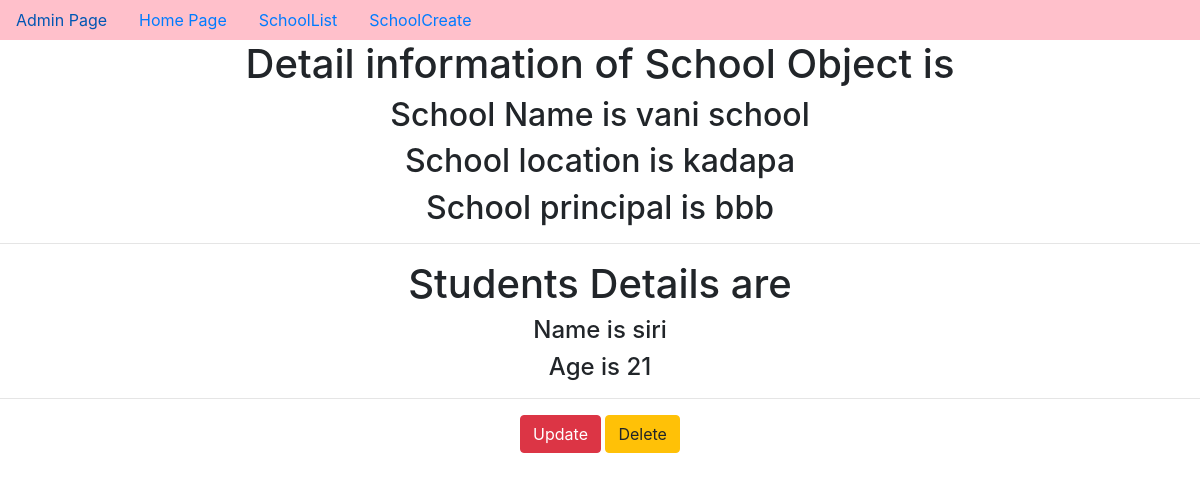
Page /2/ on the committed database.
### app/models.py (models this page shows, shortened)
class School(models.Model):
    name=models.CharField(max_length=100)
    location=models.CharField(max_length=100)
    principal=models.CharField(max_length=100)

class Student(models.Model):
    name=models.CharField(max_length=100)
    age=models.IntegerField()
    school=models.ForeignKey(School,on_delete=models.CASCADE,related_name='students')

### app/views.py (the view)
# urls.py: re_path('(?P<pk>\d+)/',SchoolDetail.as_view(),name='detail'),
class SchoolDetail(DetailView):
    model=School
    context_object_name='sc'

### templates/app/school_detail.html (shortened to what this page needs)
{% extends 'app/dummy.html' %}
{% block body_block %}
<h1>Detail information of School Object is</h1>
<h2>School Name is {{sc.name}}</h2>
<h2>School location is {{sc.location}}</h2>
<h2>School principal is {{sc.principal}}</h2>
<hr>
<h1>Students Details are</h1>
{% for i in sc.students.all %}
        <h4>Name is {{i.name}}</h4>
        <h4>Age is {{i.age}}</h4>
        <hr>
{% endfor %}
<a href="{% url 'update' pk=sc.pk %}" class="btn btn-danger">Update</a>
<a href="{% url 'delete' pk=sc.pk %}" class="btn btn-warning">Delete</a>
{% endblock %}

### rows in the picture
School: name "vani school", location "kadapa", principal "bbb"
Student: name "siri", age "21"
